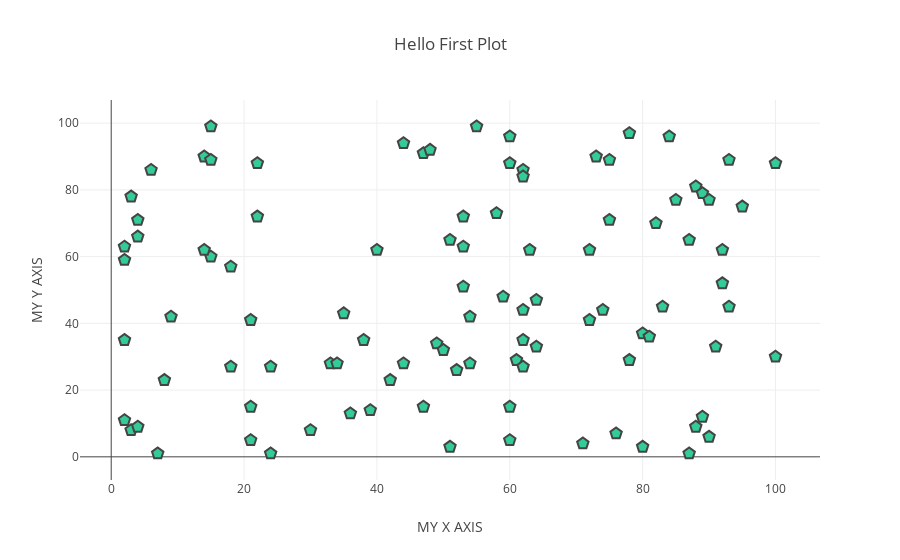

The notebook cell saved with this chart:
### Code cell
iplot(fig)

### Figure 1 — Plotly figure (JSON) as saved in the notebook; plotly's stock layout.template omitted (floating-point values rounded to 4 significant figures)
{"data": [{"marker": {"color": "rgb(51,204,153)", "line": {"width": 2}, "size": 12, "symbol": "pentagon"}, "mode": "markers", "type": "scatter", "uid": "29af1c42-7878-46f6-94ad-fb6f69be1752", "x": [52, 93, 15, 72, 61, 21, 83, 87, 75, 75, 88, 100, 24, 3, 22, 53, 2, 88, 30, 38, 2, 64, 60, 21, 33, 76, 58, 22, 89, 49, 91, 59, 42, 92, 60, 80, 15, 62, 62, 47, 62, 51, 55, 64, 3, 51, 7, 21, 73, 39, 18, 4, 89, 60, 14, 9, 90, 53, 2, 84, 92, 60, 71, 44, 8, 47, 35, 78, 81, 36, 50, 4, 2, 6, 54, 4, 54, 93, 63, 18, 90, 44, 34, 74, 62, 100, 14, 95, 48, 15, 72, 78, 87, 62, 40, 85, 80, 82, 53, 24], "y": [26, 89, 60, 41, 29, 15, 45, 65, 89, 71, 9, 88, 1, 8, 88, 63, 11, 81, 8, 35, 35, 33, 5, 41, 28, 7, 73, 72, 12, 34, 33, 48, 23, 62, 88, 37, 99, 44, 86, 91, 35, 65, 99, 47, 78, 3, 1, 5, 90, 14, 27, 9, 79, 15, 90, 42, 77, 51, 63, 96, 52, 96, 4, 94, 23, 15, 43, 29, 36, 13, 32, 71, 59, 86, 28, 66, 42, 45, 62, 57, 6, 28, 28, 44, 84, 30, 62, 75, 92, 89, 62, 97, 1, 27, 62, 77, 3, 70, 72, 27]}], "layout": {"hovermode": "closest", "title": {"text": "Hello First Plot"}, "xaxis": {"title": {"text": "MY X AXIS"}}, "yaxis": {"title": {"text": "MY Y AXIS"}}}}
